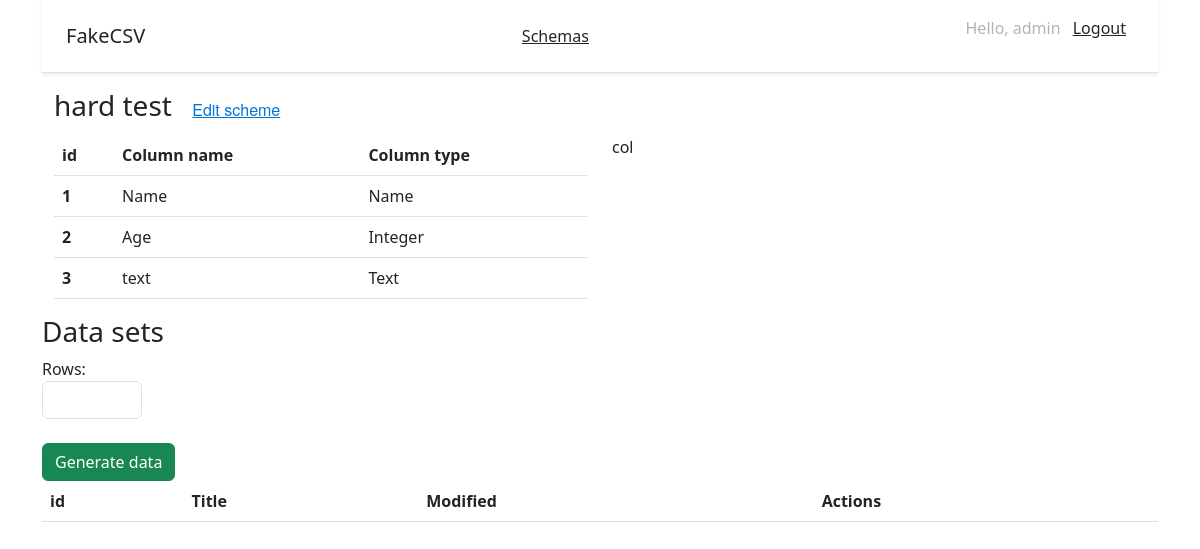
Before: /generate_csv/3/ (signed in) with the older database file.
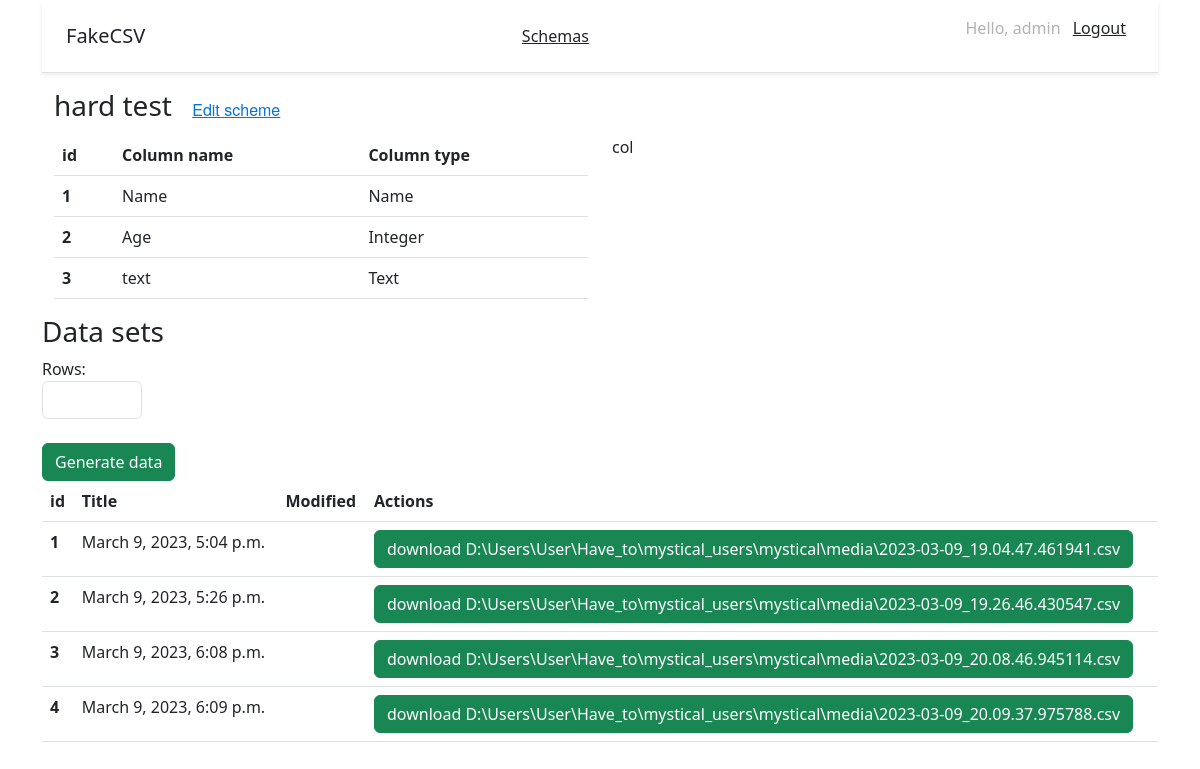
After: the same page with the newer database file.
### mystical_users/models.py (models this page shows, shortened)
class Schema(models.Model):
    title = models.CharField(max_length=100, verbose_name='Title', blank=True)
    modified = models.DateTimeField(auto_now_add=True, verbose_name='Modified')

class Column(models.Model):
    name = models.CharField(max_length=60)
    type = models.CharField(max_length=20)
    order = models.IntegerField()
    number = models.IntegerField(blank=True, null=True)
    start = models.IntegerField(blank=True, null=True)
    end = models.IntegerField(blank=True, null=True)
    schema = models.ForeignKey(Schema, on_delete=models.CASCADE, blank=True)

class File(models.Model):
    path = models.CharField(max_length=500, null=True)
    name = models.CharField(max_length=500, null=True)
    created = models.DateTimeField(auto_now_add=True, verbose_name='Created', null=True)
    file = models.FileField(null=True, upload_to='file')
    schema = models.ForeignKey(Schema, on_delete=models.CASCADE, blank=True)

### mystical_users/views.py (the view)
# urls.py: path('generate_csv/<int:schema_id>/', views.generate_csv, name='generate_csv'),
@login_required
def generate_csv(request, schema_id):
    current_columns = Column.objects.filter(schema_id=schema_id).all()
    current_schema = Schema.objects.get(pk=schema_id)
    if request.method == 'POST':
        count = int(request.POST.get('count'))
        collection = []
        for element in current_columns:
            data = []
            data.append(str(element.name))
            data.append(str(element.type))
            if str(element.type) == 'text':
                data.append(str(element.number))
            elif str(element.type) == 'Integer':
                data.append(str(element.start))
                data.append(str(element.end))
            data.append(str(element.order))
            collection.append(data)
        file_path = create_csv_file(data=collection, number=count)
        csv_name = file_path.split('\\')[-1]
        print(csv_name)
        csv = File.objects.create(path=file_path, schema=current_schema, file=file_path, name=csv_name)
        data = {'message': 'CSV data generated successfully'}
        return JsonResponse(data)
    else:
        files = File.objects.filter(schema_id=schema_id).all()
        context = {
            'files': files,
            'current_schema': current_schema,
            'current_columns': current_columns
        }
        return render(request, 'generate_csv.html', context)

### mystical_users/templates/generate_csv.html (shortened to what this page needs)
{% extends 'base.html' %}
{% block content %}
<div class="container">
  <div class="row">
    <div class="col">
        <h3>
          {{ current_schema.title }}
          <small class="text-muted"><a class="btn btn-link" href="/generate_csv/{{ current_schema.id }}" id="Edit">Edit scheme</a></small>
      </h3>
    </div>
  </div>
  <div class="row">
  <div class="col">
    <table class="table">
  <thead>
    <tr>
      <th scope="col">id</th>
      <th scope="col">Column name</th>
      <th scope="col">Column type</th>
    </tr>
  </thead>
  <tbody>
  {% for item in current_columns %}
  <tr>
     <th scope="row">{{ item.order }}</th>
     <td>{{ item.name }}</td>
     <td>{{ item.type }}</td>
  </tr>
{% endfor %}
  </tbody>
</table>
  </div>
  <div class="col">
    col
  </div>
  </div>
</div>
  <div class="row">
    <div class="col">
        <h3>Data sets</h3>
    </div>
    <div class="col">
    </div>
    <div class="col">
    </div>
    <div class="col">
    </div>
  <form id="myForm" method="post" enctype="multipart/form-data">
    <div class="col">
      Rows:
       <input type="number" class="form-control" value="start" name="count" style="width: 100px;" required>
    </div>
    <div class="col">
      <br>
      <button class="btn btn-success" type="submit">Generate data</button>
    </div>
  </form>
  </div>
<table class="table">
  <thead>
    <tr>
      <th scope="col">id</th>
      <th scope="col">Title</th>
      <th scope="col">Modified</th>
      <th scope="col">Actions</th>
    </tr>
  </thead>
  <tbody>
  {% for item in files %}
  <tr>
     <th scope="row">{{ item.id }}</th>
     <td>{{ item.created }}</td>
     <td>{{ item.modified }}</td>
      <td><a id="download-button-{{ item.id }}" class="btn btn-success">download {{ item.path }}</a></td>
  </tr>
{% endfor %}
  </tbody>
</table>
{% endblock %}

### mystical_users/templates/base.html (shortened to what this page needs)
<!doctype html>
<html lang="ru">
<head>
    <link href="https://cdn.jsdelivr.net/npm/bootstrap@5.3.0-alpha1/dist/css/bootstrap.min.css" rel="stylesheet">
    {% load static %}
    {% block extrastyle %}
    <link rel="stylesheet" href="{% static 'css/login.css' %}">
    <link rel="stylesheet" href="{% static 'css/schemas.css' %}">
    {% endblock %}
</head>
<body>
<div class="container">
  <div class="d-flex flex-column flex-md-row align-items-center justify-content-between p-3 px-md-4 mb-3 bg-white border-bottom shadow-sm">
      <div>
      <h5 class="my-0 font-weight-normal">FakeCSV</h5>
         </div>
         <div>
      <a class="p-2 text-dark" href="{% url 'schemas' %}">Schemas</a>
        </div>
    {% if request.user.is_authenticated %}
    <nav class="my-2 my-md-0" style="color: rgba(0, 0, 0, 0.3);">
      <p>Hello, {{ request.user.username }} <a class="p-2 text-dark" href="{% url 'logout' %}">Logout</a></p>
    </nav>
    {% endif %}
  </div>
</div>
    <div class="container">
        {% block content %}{% endblock %}
    </div>
</body>
</html>

### static/css/schemas.css (style rules this page uses)
#Edit { font-family: 'Helvetica Neue'; font-style: normal; font-weight: 400; font-size: 16px; line-height: 21px; color: #0275D8; }

Changed rows visible on the page:
added File: id "1", created "March 9, 2023, 5:04 p.m.", path "D:\\Users\\User\\Have_to\\mystical_users\\mystical\\media\\2023-03-09_19.04.47.461941.csv"
added File: id "2", created "March 9, 2023, 5:26 p.m.", path "D:\\Users\\User\\Have_to\\mystical_users\\mystical\\media\\2023-03-09_19.26.46.430547.csv"
added File: id "3", created "March 9, 2023, 6:08 p.m.", path "D:\\Users\\User\\Have_to\\mystical_users\\mystical\\media\\2023-03-09_20.08.46.945114.csv"
added File: id "4", created "March 9, 2023, 6:09 p.m.", path "D:\\Users\\User\\Have_to\\mystical_users\\mystical\\media\\2023-03-09_20.09.37.975788.csv"
